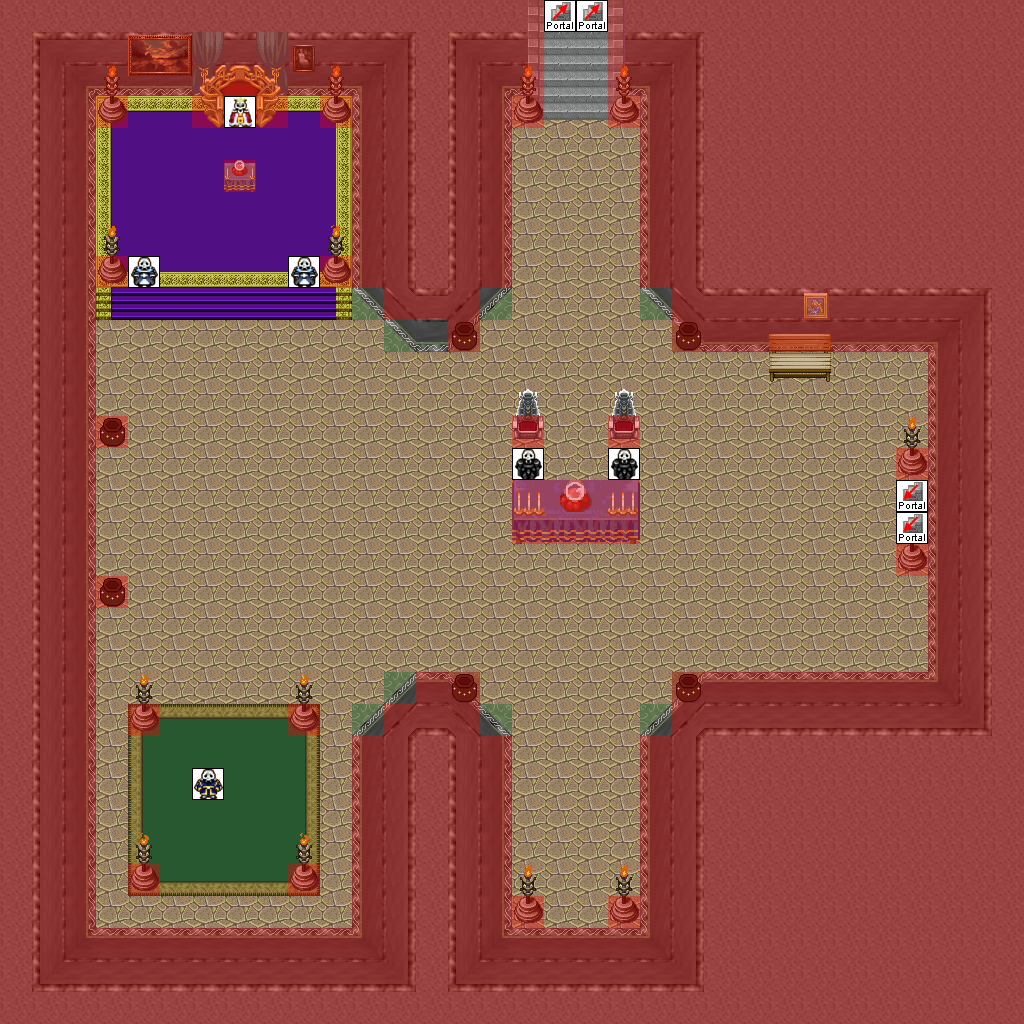

The image is a tile-based game level rendered from a .tmx file. Its description and source (layers, tilesets, objects; grid data summarised) follow:
An orthogonal 32x32 tile map with 32x32 px tiles, 8 tile layers (0_floor, 1_terrain, 2_object, 3_roof, ...), 20 tilesets.

<map version="0.99b" orientation="orthogonal" width="32" height="32" tilewidth="32" tileheight="32">
 <tileset name="grey dark wall" firstgid="1" tilewidth="32" tileheight="32">
  <image source="../../tileset/building/wall/int_grey_dark.png" />
 </tileset>
 <tileset name="grey green wall" firstgid="17" tilewidth="32" tileheight="32">
  <image source="../../tileset/building/wall/int_grey_green.png" />
 </tileset>
 <tileset name="Untitled" firstgid="66" tilewidth="32" tileheight="32">
  <image source="../../tileset/building/entrance/grey.png" />
 </tileset>
 <tileset name="Collision" firstgid="82" tilewidth="32" tileheight="32">
  <image source="../../tileset/logic/collision.png" />
 </tileset>
 <tileset name="Sin nombre" firstgid="83" tilewidth="32" tileheight="32">
  <image source="../../tileset/ground/indoor/raised_platform_purple.png" />
 </tileset>
 <tileset name="Sin nombre" firstgid="95" tilewidth="32" tileheight="32">
  <image source="../../tileset/ground/indoor/floors_3.png" />
 </tileset>
 <tileset name="Sin nombre" firstgid="107" tilewidth="32" tileheight="32">
  <image source="../../tileset/item/furniture/chair/throne.png" />
 </tileset>
 <tileset name="Sin nombre" firstgid="113" tilewidth="32" tileheight="32">
  <image source="../../tileset/item/furniture/light/dark_torch.png" />
 </tileset>
 <tileset name="Sin nombre" firstgid="121" tilewidth="32" tileheight="32">
  <image source="../../tileset/logic/creature/undead_fallen.png" />
 </tileset>
 <tileset name="Sin nombre" firstgid="129" tilewidth="32" tileheight="32">
  <image source="../../tileset/item/pot/pot_green.png" />
 </tileset>
 <tileset name="Sin nombre" firstgid="130" tilewidth="32" tileheight="32">
  <image source="../../tileset/item/furniture/table/orb_table.png" />
 </tileset>
 <tileset name="Sin nombre" firstgid="131" tilewidth="32" tileheight="32">
  <image source="../../tileset/item/furniture/picture/oil_paintings.png" />
 </tileset>
 <tileset name="Sin nombre" firstgid="147" tilewidth="32" tileheight="32">
  <image source="../../tileset/item/furniture/chair/bench_wooden.png" />
 </tileset>
 <tileset name="Sin nombre" firstgid="155" tilewidth="32" tileheight="32">
  <image source="../../tileset/item/furniture/table/fancy_blue_red.png" />
 </tileset>
 <tileset name="Sin nombre" firstgid="163" tilewidth="32" tileheight="32">
  <image source="../../tileset/item/furniture/chair/throne_small.png" />
 </tileset>
 <tileset name="Sin nombre" firstgid="165" tilewidth="32" tileheight="32">
  <image source="../../tileset/item/furniture/curtain/blue_green_curtains.png" />
 </tileset>
 <tileset name="Sin nombre" firstgid="169" tilewidth="32" tileheight="32">
  <image source="../../tileset/item/furniture/other/green.png" />
 </tileset>
 <tileset name="portal" firstgid="178" tilewidth="32" tileheight="32">
  <image source="../../tileset/logic/portal.png" />
 </tileset>
 <tileset name="stone stairs" firstgid="185" tilewidth="32" tileheight="32">
  <image source="../../tileset/building/stairs/grey_stone_stairs.png" />
 </tileset>
 <tileset name="stairs" firstgid="191" tilewidth="32" tileheight="32">
  <image source="../../tileset/building/stairs/green_stairs.png" />
 </tileset>
 <layer name="0_floor" width="32" height="32">
  <data>[1024 cells, 1024 non-empty, 55 distinct tile ids]</data>
 </layer>
 <layer name="1_terrain" width="32" height="32">
  <data>[1024 cells, 64 non-empty, 37 distinct tile ids]</data>
 </layer>
 <layer name="2_object" width="32" height="32">
  <data>[1024 cells, 6 non-empty, 4 distinct tile ids]</data>
 </layer>
 <layer name="3_roof" width="32" height="32">
  <data>[1024 cells, 16 non-empty, 3 distinct tile ids]</data>
 </layer>
 <layer name="4_roof_add" width="32" height="32">
  <data>[1024 cells, 0 non-empty, 0 distinct tile ids]</data>
 </layer>
 <layer name="objects" width="32" height="32">
  <data>[1024 cells, 10 non-empty, 6 distinct tile ids]</data>
 </layer>
 <layer name="collision" width="32" height="32" opacity="0.34">
  <data>[1024 cells, 580 non-empty, 1 distinct tile ids]</data>
 </layer>
 <layer name="protection" width="32" height="32">
  <data>[1024 cells, 0 non-empty, 0 distinct tile ids]</data>
 </layer>
</map>
